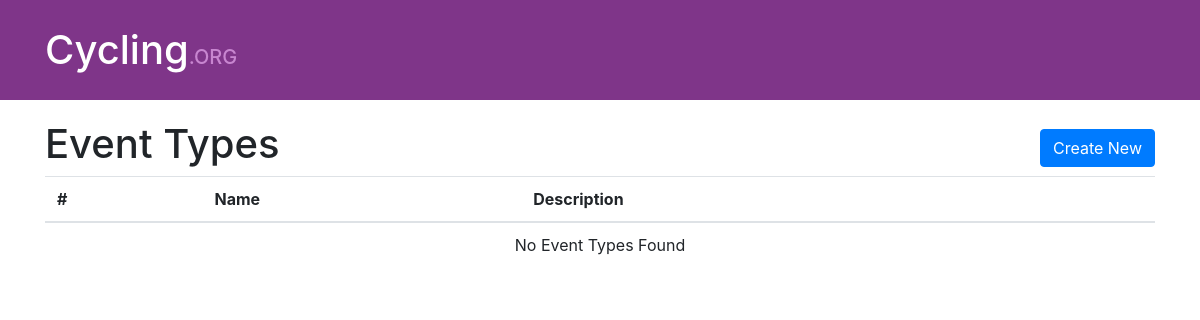
The app's page /eventtypes/, older data.
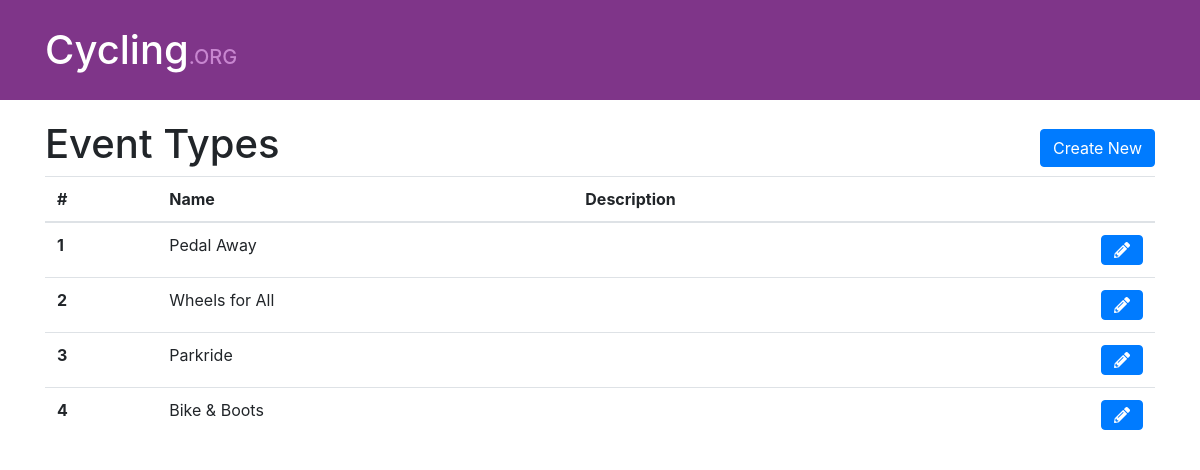
The same page, newer data.
### app/models.py (models this page shows)
class Base(db.Model):
    __abstract__ = True
    id = Column(Integer, primary_key=True, nullable=False, autoincrement=True)
    date_created = Column(DateTime, default=func.current_timestamp())
    date_modified = Column(DateTime, default=func.current_timestamp())
    status = Column(Integer, default=0)

class EventType(Base):
    __tablename__ = "event_type"
    name = Column(String(256), nullable=False, unique=True)
    description = Column(String(512))
    default_charge_type_id = Column(Integer, ForeignKey("charge_type.id"))
    default_charge_type = relationship("ChargeType", backref=backref("charge_type", uselist=False))

### app/controllers/event_type.py (the view)
@app.route("/eventtypes/")
def list_event_type():
    items = api.list(EventType, False)
    if not items and api.erred:
        Alert.bad(api.error)
    return render_template("event_type/list.html", items=items)

### app/api.py (called while the page is built)
    def clear_error(self):
        self.error = None
        self.erred = False

    def list(self, table, assume_exists=False):
        self.clear_error()
        try:
            items = table.query.filter((table.status == 0)).all()
            if not items and assume_exists:
                self.set_error("list {} failed; none found".format(table))
            return items
        except Exception as e:
            self.set_error("list {} failed; {}".format(table, str(e)))
            return None

### app/templates/event_type/list.html
{% extends "list_master.html" %}
{% block title %}Event Types{% endblock %}
{% block controller %}eventtypes{% endblock %}

### app/templates/list_master.html
{% extends "master.html" %}
{% block content %}
<div class="d-flex justify-content-between align-items-center">
    <h1>{{self.title()}}</h1>
    <div>
        <a href="/{{self.controller()}}/create" class="btn btn-primary">Create New</a>
    </div>
</div>
<div>
    <table class="table table-hover">
        <thead>
            {% block headers %}
            <th scope="col">#</th>
            <th scope="col">Name</th>
            <th scope="col">Description</th>
            <th scope="col"></th>
            {% endblock %}
        </thead>
        <tbody>
            {% if items %}
                {% block columns %}
                    {% for item in items %}
                    <tr>
                        <th scope="row">{{item.id}}</th>
                        <td>{{item.name}}</td>
                        <td>{{item.description if item.description else ""}}</td>
                        <td class="text-right">
                            <a href="/{{self.controller()}}/{{item.id}}" class="btn btn-primary"><i class="fas fa-pencil-alt"></i></a>
                        </td>
                    </tr>
                    {% endfor %}
                {% endblock %}
            {% else %}
                <tr>
                    <td colspan="4" class="text-center">No {{self.title()}} Found</td>
                </tr>
            {% endif %}
        </tbody>
    </table>
</div>
{% endblock %}

Row changes from the older to the newer data that the page shows:
added EventType: id "1", name "Pedal Away"
added EventType: id "2", name "Wheels for All"
added EventType: id "3", name "Parkride"
added EventType: id "4", name "Bike & Boots"
Text that changed along with them:
text no longer shown: "Event Types Event Types No Found"
text now shown: "Event Types"
